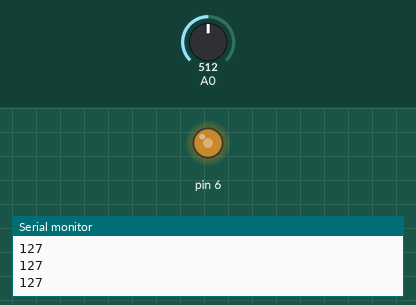
Bench run of a sketch on a simulated Arduino Uno, built with avr-gcc and run on an emulated ATmega328P. Shown: output pins drawn as LEDs (lit = HIGH), the last lines printed to the serial monitor. Inputs (shaded band) come from the test bench; at power-on: A0 = 512.

Above: at 1.2 s.
1.3 s: A0 set to 716
At 1.9 s:
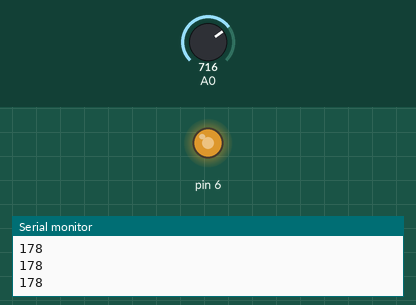
2.8 s: A0 set to 900
At 3.2 s:
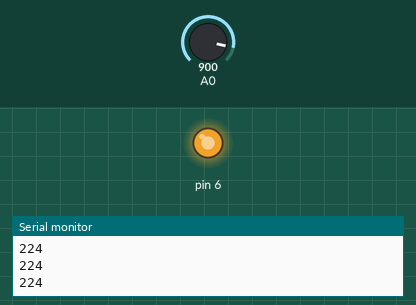
4.3 s: A0 set to 122
At 5.4 s:
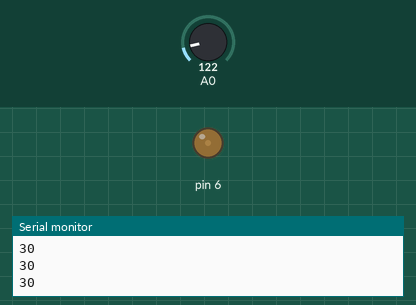
5.8 s: A0 set to 0
At 6.6 s:
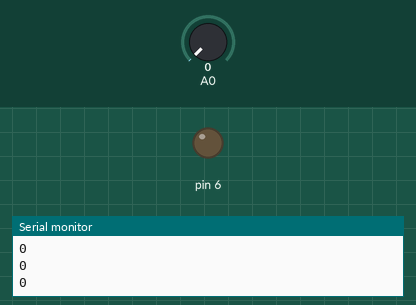
7.3 s: A0 set to 511
At 7.7 s:
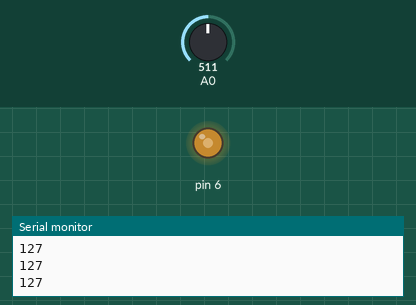
Timing chart, 0 to 9.8 s (numbered marks = the images above; inputs shaded):
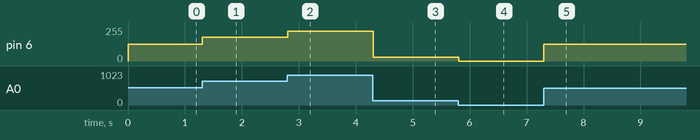

Measured:
- after the input at 1.3 s, pin 6: 127/255 → 178/255 at once
- after the input at 2.8 s, pin 6: 178/255 → 224/255 at once
- after the input at 4.3 s, pin 6: 224/255 → 30/255 at once
- after the input at 5.8 s, pin 6: 30/255 → 0/255 at once
- after the input at 7.3 s, pin 6: 0/255 → 127/255 at once

The sketch:

Advanced02.ino
```cpp
void setup() {
  // put your setup code here, to run once:
  Serial.begin(9600);
  pinMode(6, OUTPUT);

}

void loop() {
  // put your main code here, to run repeatedly:
 int Z = analogRead(A0);
 int y = map(Z, 0, 1023, 0, 255);

 // float voltage = sensorValue * (255.0 / 1023.0);
 Serial.println(y);
 analogWrite(6, y);
}
```
